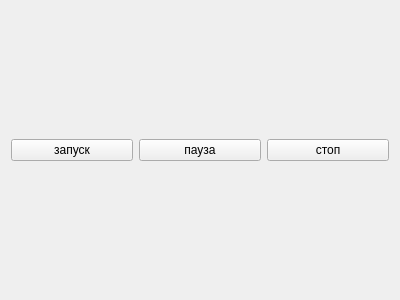
<?xml version="1.0" encoding="UTF-8"?>
<ui version="4.0">
 <class>Form</class>
 <widget class="QWidget" name="Form">
  <property name="geometry">
   <rect>
    <x>0</x>
    <y>0</y>
    <width>400</width>
    <height>300</height>
   </rect>
  </property>
  <property name="windowTitle">
   <string>Form</string>
  </property>
  <layout class="QHBoxLayout" name="horizontalLayout_2">
   <item>
    <widget class="QPushButton" name="playBtn">
     <property name="text">
      <string>запуск</string>
     </property>
    </widget>
   </item>
   <item>
    <widget class="QPushButton" name="pauseBtn">
     <property name="text">
      <string>пауза</string>
     </property>
    </widget>
   </item>
   <item>
    <widget class="QPushButton" name="stopBtn">
     <property name="text">
      <string>стоп</string>
     </property>
    </widget>
   </item>
  </layout>
 </widget>
 <resources/>
 <connections/>
</ui>
